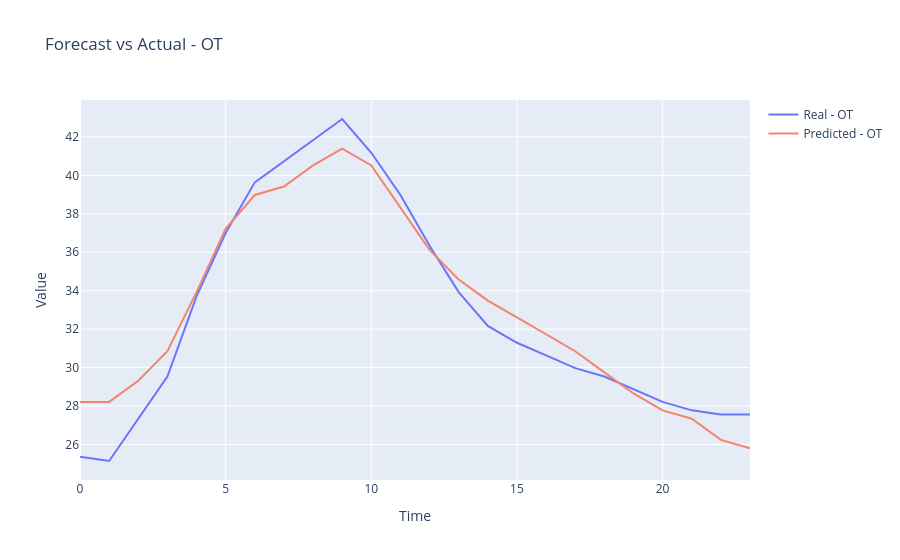

Here is the notebook cell this chart was saved with:
### Code cell
ls.plot(test["OT"], predicted["OT"], kind='line', groups=["Real", "Predicted"], title="Forecast vs Actual - OT", xlabel="Time", ylabel="Value")

### Figure 1 — Plotly figure (JSON) as saved in the notebook; plotly's stock layout.template omitted (floating-point values rounded to 4 significant figures)
{"data": [{"line": {"color": "#6A75FA"}, "mode": "lines", "name": "Real - OT", "type": "scatter", "x": [0, 1, 2, 3, 4, 5, 6, 7, 8, 9, 10, 11, 12, 13, 14, 15, 16, 17, 18, 19, 20, 21, 22, 23], "y": [25.36, 25.14, 27.33, 29.53, 33.71, 37.0, 39.64, 40.74, 41.84, 42.93, 41.18, 38.98, 36.34, 33.93, 32.17, 31.29, 30.63, 29.97, 29.53, 28.87, 28.21, 27.77, 27.55, 27.55]}, {"line": {"color": "#F38471"}, "mode": "lines", "name": "Predicted - OT", "type": "scatter", "x": [0, 1, 2, 3, 4, 5, 6, 7, 8, 9, 10, 11, 12, 13, 14, 15, 16, 17, 18, 19, 20, 21, 22, 23], "y": [28.21, 28.21, 29.31, 30.85, 33.93, 37.22, 38.98, 39.42, 40.52, 41.4, 40.52, 38.32, 36.12, 34.58, 33.49, 32.61, 31.73, 30.85, 29.75, 28.65, 27.77, 27.33, 26.24, 25.8]}], "layout": {"showlegend": true, "title": {"text": "Forecast vs Actual - OT"}, "xaxis": {"title": {"text": "Time"}}, "yaxis": {"title": {"text": "Value"}}}}
